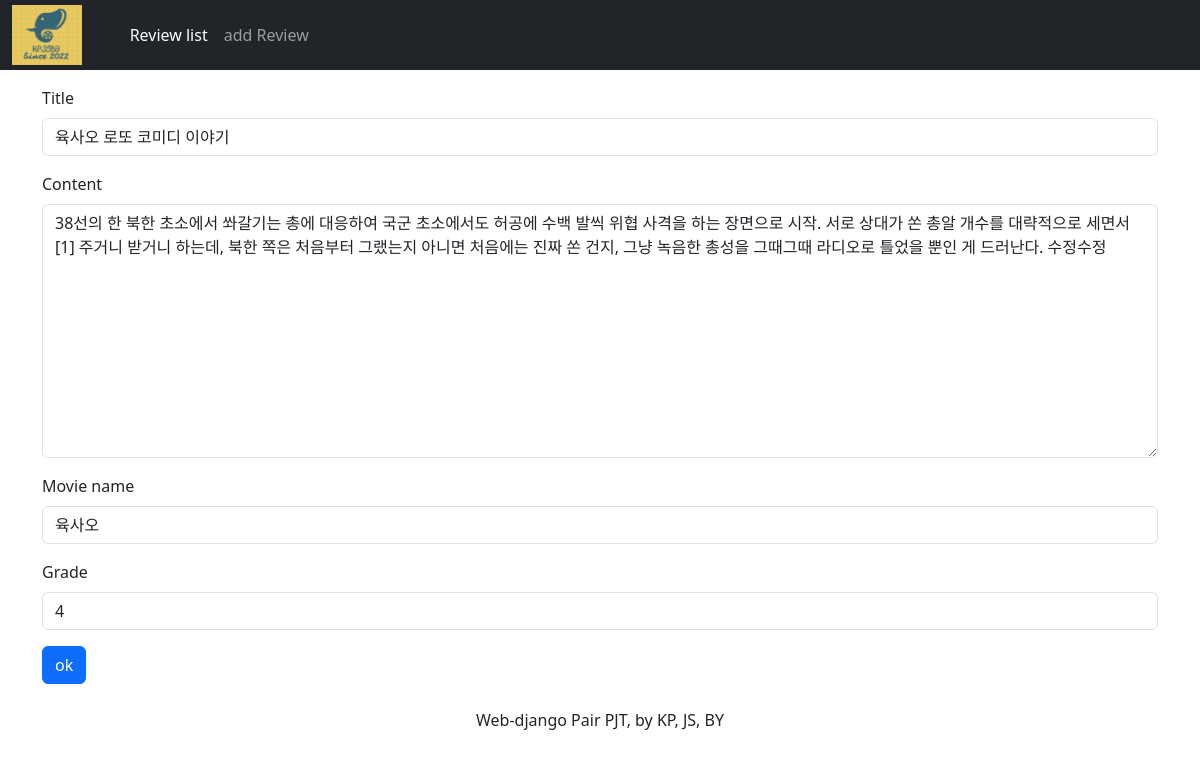
Page /update/3 on the committed database.
### reviews/models.py (models this page shows)
class Reviews(models.Model):
    title = models.CharField(max_length=20)
    content = models.TextField()
    movie_name = models.CharField(max_length=20)
    grade = models.IntegerField(default=3)
    created_at = models.DateTimeField(auto_now_add=True)
    updated_at = models.DateTimeField(auto_now=True)

### reviews/views.py (the view)
# urls.py: path("update/<int:pk>", views.update, name="update"),
def update(request, pk):
    review = Reviews.objects.get(pk=pk)
    if request.method == "POST":
        review_form = ReviewForm(request.POST, instance=review)
        if review_form.is_valid():
            review_form.save()
            return redirect("reviews:detail", review.pk)
    else:
        review_form = ReviewForm(instance=review)
    context = {
        "review_form": review_form,
        "review": review,
    }
    return render(request, "reviews/create.html", context)

### reviews/forms.py
class ReviewForm(ModelForm):
    class Meta:
        model = Reviews
        fields = "__all__"
        widgets = {
            "grade": NumberInput(
                attrs={
                    "maxlength": "1",
                    "max": "5",
                    "min": "1",
                }
            ),
        }

### reviews/templates/reviews/create.html (shortened to what this page needs)
{% extends 'base.html' %}
{% load django_bootstrap5 %}
{% load static %}
{% block content %}
<div class="container my-3">
  <form action="" method="POST">
    {% bootstrap_field review_form.title %}
    {% bootstrap_field review_form.content %}
    {% bootstrap_field review_form.movie_name %}
    {% bootstrap_field review_form.grade max="5" min="1" %}
    {% bootstrap_button button_type="submit" content="ok" %}
  </form>
</div>
{% endblock %}

### rows in the picture
Reviews: title "육사오 로또 코미디 이야기", content "38선의 한 북한 초소에서 쏴갈기는 총에 대응하여 국군 초소에서도 허공에 수백 발씩 위협 사격을 하는 장면으로 시작. 서로 상대가 쏜 총알 개수를 대략적으로 세면서[1] 주거니 받거니 하는데, 북한 쪽은 처음부터 그랬는지 아니면 처음에는 진짜 쏜 건지, 그냥 녹음한 총성을 그때그때 라디오로 틀었을 뿐인 게 드러난다. 수정수정", movie_name "육사오", grade "4"
